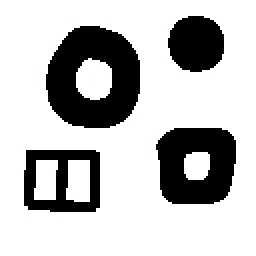
%> input picture image_processing/matlab/holes.jpg, 128 x 128 px (shown 2 times larger)
$ octave --eval "result = Inertia_Moment;"   (GNU Octave 9; MATLAB toolbox functions it lacks are replaced by stand-ins)
%> lines starting %> are read from the running program, lines starting %| are printed output that depends on the picture
function   [m,I]=Inertia_Moment
close all
A=imread('holes.jpg');
%> A is the input picture: size 128x128 uint8; min 0, max 255, mean 190.3
B=uint8(255*ones(size(A))-double(A));
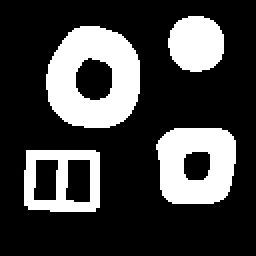
%> B: size 128x128 uint8 (shown 2 times larger); min 0, max 255, mean 64.7
L=bwlabel(B,4);
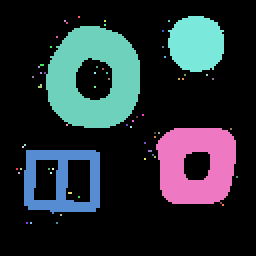
%> L: size 128x128 double (shown 2 times larger); 65 distinct labels, from 0 to 64; one colour per label, 0 black
figure(1)
imagesc(L);
colorbar;
set(1,'position',[508    40   418   298]);
impixelinfo;  %pixval(1,'on');
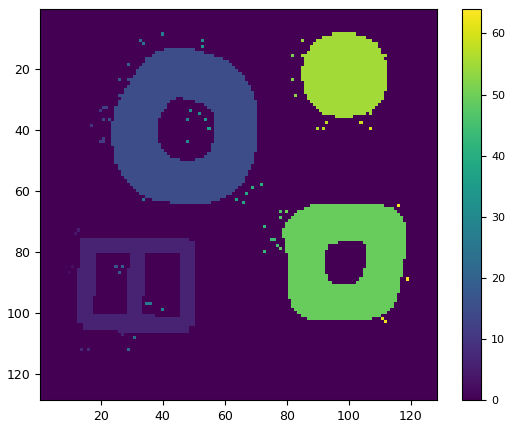
%> figure redrawn from the program's plot data
Label=input('enter your label :');  % 15 %
%> the answer given: 3
close(1)
[r,c]=find(L==Label);
%> r = 85; c = 11
m=[mean(r)  mean(c)];
%> m = [85 11]
M=length(find(L==Label));
%> M = 1
S=0;
for k=1:M,
    S=S+(  norm(   [r(k)-m(1)      c(k)-m(2)]   )  )^2;
end
%> this loop made 1 pass
%> S on pass 1: 0
I=S/M;
%> I = 0
%> `result = Inertia_Moment;`: result = [85 11]

if (nargout==0)
    disp(strcat(' I=',num2str(I)))
    disp(strcat(' m=',num2str(m)))
    clear I m
end;
